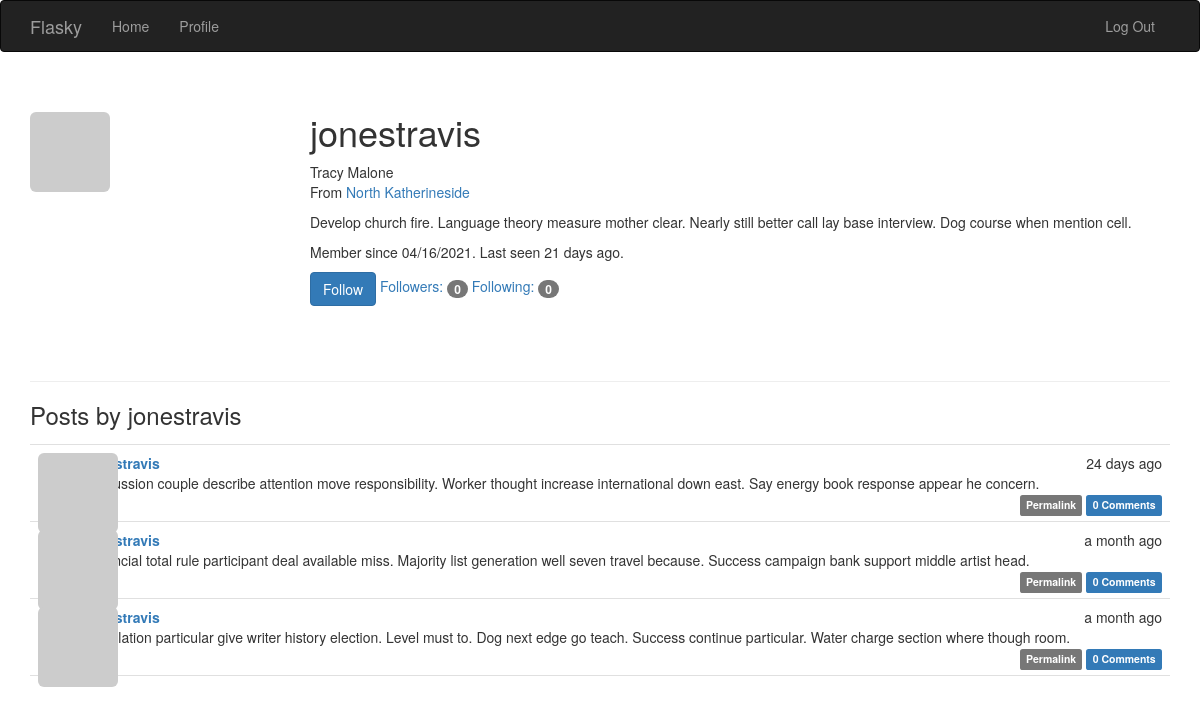
Screenshot of /user/jonestravis (signed in) with the database file from the repository.
### app/models.py (models this page shows, shortened)
class PaginatedAPIMixin(object):
    @staticmethod
    def to_collection_dict(query, page, per_page, endpoint, **kwargs):
        resources = query.paginate(page, per_page, False)
        data = {
            'items': [item.to_dict() for item in resources.items],
            '_meta': {
                'page': page,
                'per_page': per_page,
                'total_pages': resources.pages,
                'total_items': resources.total
            },
            '_links': {
                'self': url_for(endpoint, page=page, per_page=per_page,
                                **kwargs),
                'next': url_for(endpoint, page=page + 1, per_page=per_page,
                                **kwargs) if resources.has_next else None,
                'prev': url_for(endpoint, page=page - 1, per_page=per_page,
                                **kwargs) if resources.has_prev else None
            }
        }
        return data

class User(PaginatedAPIMixin, UserMixin, db.Model):
    __tablename__ = 'users'
    id = db.Column(db.Integer, primary_key=True)
    email = db.Column(db.String(64), unique=True, index=True)
    username = db.Column(db.String(64), unique=True, index=True)
    password_hash = db.Column(db.String(128))
    role_id = db.Column(db.Integer, db.ForeignKey('roles.id'))
    confirmed = db.Column(db.Boolean, default=False)
    name = db.Column(db.String(64))
    location = db.Column(db.String(64))
    about_me = db.Column(db.Text())
    member_since = db.Column(db.DateTime(), default=datetime.utcnow)
    last_seen = db.Column(db.DateTime(), default=datetime.utcnow)
    avatar_hash = db.Column(db.String(32))
    posts = db.relationship('Post', backref='author', lazy='dynamic')
    followed = db.relationship('Follow',
                               foreign_keys=[Follow.follower_id],
                               backref=db.backref('follower', lazy='joined'),
                               lazy='dynamic',
                               cascade='all, delete-orphan')
    followers = db.relationship('Follow',
                                foreign_keys=[Follow.followed_id],
                                backref=db.backref('followed', lazy='joined'),
                                lazy='dynamic',
                                cascade='all, delete-orphan')
    comments = db.relationship('Comment', backref='author', lazy='dynamic')
    token = db.Column(db.String(32), index=True, unique=True)
    token_expiration = db.Column(db.DateTime)
    @property
    def password(self):
        raise AttributeError('password is not a readable attribute')
    def can(self, perm):
        return self.role is not None and self.role.has_permission(perm)
    def is_administrator(self):
        return self.can(Permission.ADMIN)
    def ping(self):
        self.last_seen = datetime.utcnow()
        db.session.add(self)
        db.session.commit()
    def gravatar(self, size=100, default='identicon', rating='g'):
        url = 'https://secure.gravatar.com/avatar'
        hash = self.avatar_hash or self.gravatar_hash()
        return '{url}/{hash}?s={size}&d={default}&r={rating}'.format(
            url=url, hash=hash, size=size, default=default, rating=rating)
    def is_following(self, user):
        if user.id is None:
            return False
        return self.followed.filter_by(followed_id=user.id).first() is not None

class Post(db.Model):
    __tablename__ = 'posts'
    id = db.Column(db.Integer, primary_key=True)
    body = db.Column(db.Text)
    body_html = db.Column(db.Text)
    timestamp = db.Column(db.DateTime, index=True, default=datetime.utcnow)
    author_id = db.Column(db.Integer, db.ForeignKey('users.id'))
    comments = db.relationship('Comment', backref='post', lazy='dynamic')

### app/main/views.py (the view)
@main.route('/user/<username>')
def user(username):
    user = User.query.filter_by(username=username).first()
    if user is None:
        abort(404)
    posts = user.posts.order_by(Post.timestamp.desc()).all()
    return render_template('user.html', user=user, posts=posts)

### app/auth/views.py (called while the page is built)
@auth.before_app_request
def before_request():
    if current_user.is_authenticated:
        current_user.ping()
        if not current_user.confirmed \
                and request.endpoint \
                and request.blueprint != 'auth' \
                and request.endpoint != 'static':
            return redirect(url_for('auth.unconfirmed'))

@auth.before_app_request
def before_request():
    if current_user.is_authenticated \
            and not current_user.confirmed \
            and request.blueprint != 'auth' \
            and request.endpoint != 'static':
        return redirect(url_for('auth.unconfirmed'))

### app/main/__init__.py (called while the page is built)
@main.app_context_processor
def inject_permissions():
    return dict(Permission=Permission)

### app/models.py (called while the page is built)
    def has_permission(self, perm):
        return self.permissions & perm == perm

    @login_manager.user_loader
    def load_user(user_id):
        return User.query.get(int(user_id))

### app/templates/user.html (shortened to what this page needs)
{% extends "base.html" %}
{% block page_content %}
<div class="page-header">
    <img class="img-rounded profile-thumbnail" src="{{ user.gravatar(size=256) }}">
    <div class="profile-header">
        <h1>{{ user.username }}</h1>
        {% if user.name or user.location %}
        <p>
            {% if user.name %}{{ user.name }}<br>{% endif %}
            {% if user.location %}
                From <a href="http://maps.google.com/?q={{ user.location }}">
                    {{ user.location }}
                </a><br>
            {% endif %}
        </p>
        {% endif %}
        {% if user.about_me %}<p>{{ user.about_me }}</p>{% endif %}
        <p>
            Member since {{ moment(user.member_since).format('L') }}.
            Last seen {{ moment(user.last_seen).fromNow() }}.
        </p>
        <p>
            {% if current_user.can(Permission.FOLLOW) and user != current_user %}
                {% if not current_user.is_following(user) %}
                <a href="{{ url_for('.follow', username=user.username) }}" class="btn btn-primary">Follow</a>
                {% else %}
                <a href="{{ url_for('.unfollow', username=user.username) }}" class="btn btn-default">Unfollow</a>
                {% endif %}
            {% endif %}
            <a href="{{ url_for('.followers', username=user.username) }}">Followers: <span class="badge">{{ user.followers.count() - 1 }}</span></a>
            <a href="{{ url_for('.followed_by', username=user.username) }}">Following: <span class="badge">{{ user.followed.count() - 1 }}</span></a>
        </p>
    </div>
</div>
<h3>Posts by {{ user.username }}</h3>
{% include '_posts.html' %}
{% endblock %}

### app/templates/_posts.html (shortened to what this page needs)
<ul class="posts">
    {% for post in posts %}
    <li class="post">
        <div class="post-thumbnail">
            <a href="{{ url_for('.user', username=post.author.username) }}">
                <img class="img-rounded profile-thumbnail" src="{{ post.author.gravatar(size=40) }}">
            </a>
        </div>
        <div class="post-content">
            <div class="post-date">{{ moment(post.timestamp).fromNow() }}</div>
            <div class="post-author"><a href="{{ url_for('.user', username=post.author.username) }}">{{ post.author.username }}</a></div>
            <div class="post-body">
                {% if post.body_html %}
                    {{ post.body_html | safe }}
                {% else %}
                    {{ post.body }}
                {% endif %}
            </div>
            <div class="post-footer">
                <a href="{{ url_for('.post', id=post.id) }}">
                    <span class="label label-default">Permalink</span>
                </a>
                <a href="{{ url_for('.post', id=post.id) }}#comments">
                    <span class="label label-primary"> {{ post.comments.count() }} Comments</span>
                </a>
            </div>
        </div>
    </li>
    {% endfor %}
</ul>

### app/static/styles.css (style rules this page uses)
.profile-thumbnail { position: absolute; }
.profile-header { min-height: 260px; margin-left: 280px; }
ul.posts { list-style-type: none; padding: 0px; margin: 16px 0px 0px 0px; border-top: 1px solid #e0e0e0; }
ul.posts li.post { padding: 8px; border-bottom: 1px solid #e0e0e0; }
div.post-date { float: right; }
div.post-author { font-weight: bold; }
div.post-thumbnail { position: absolute; }
div.post-content { margin-left: 48px; min-height: 48px; }
div.post-footer { text-align: right; }

### rows the page displays
User: username "jonestravis", name "Tracy Malone", location "North Katherineside", about_me "Develop church fire. Language theory measure mother clear. Nearly still better call lay base interview. Dog course when mention cell.", member_since "04/16/2021", last_seen "21 days ago"
Post: timestamp "24 days ago", author.username "jonestravis", body "Discussion couple describe attention move responsibility. Worker thought increase international down east. Say energy book response appear he concern.", comments.count "0"
Post: timestamp "a month ago", author.username "jonestravis", body "Financial total rule participant deal available miss. Majority list generation well seven travel because. Success campaign bank support middle artist head.", comments.count "0"
Post: timestamp "a month ago", author.username "jonestravis", body "Population particular give writer history election. Level must to. Dog next edge go teach. Success continue particular. Water charge section where though room.", comments.count "0"

### other values shown
{{ user.followers.count() - 1 }} "0"
{{ user.followed.count() - 1 }} "0"
